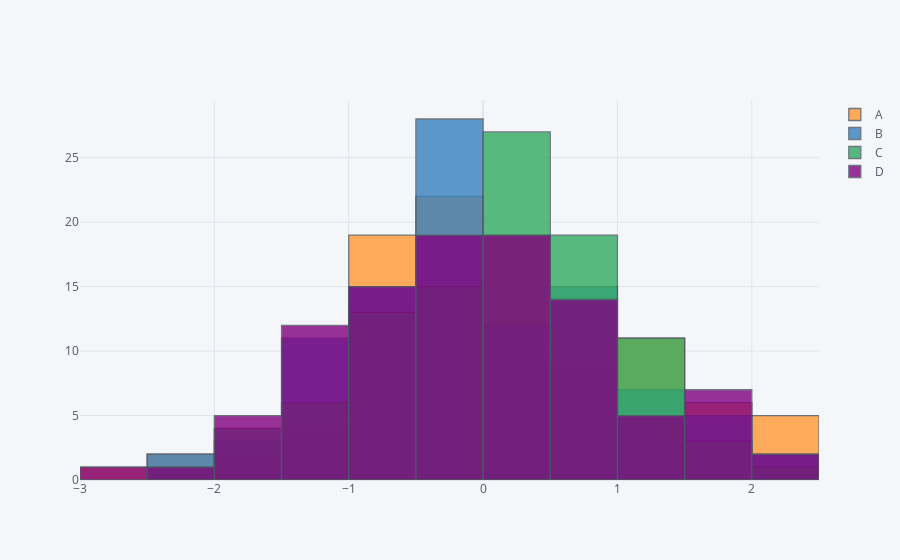

The code cell stored with this chart in its notebook:
### Markdown cell above
`Histogramas de todas as colunas (mesmo tipo de dados)`

### Code cell
df.iplot(kind='hist')
